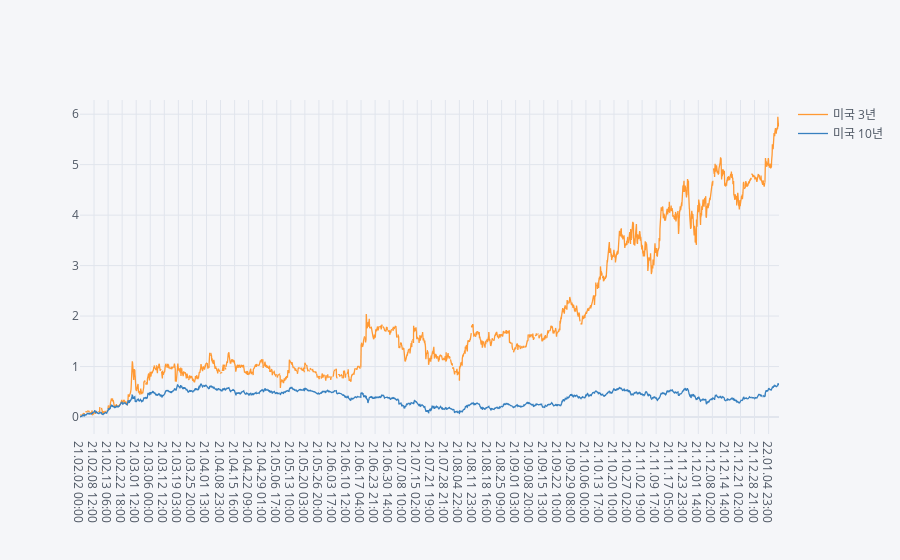

Source (notebook cell):
### Code cell
df = df_compare(['NYMEX:US3YT=X','NYMEX:US10YT=X'], '60', '2021-02-02 00:00:00')
index_chart(df)

### Figure 1 — Plotly figure (JSON) as saved in the notebook; plotly's stock layout.template omitted (floating-point values rounded to 4 significant figures; data arrays with more than 128 entries replaced by an {"elided": "..."} marker saying what was removed)
{"data": [{"line": {"color": "rgba(255, 153, 51, 1.0)", "dash": "solid", "shape": "linear", "width": 1.3}, "mode": "lines", "name": "미국 3년", "text": "", "type": "scatter", "x": {"elided": "5373 str values"}, "y": {"elided": "5373 mixed values"}}, {"line": {"color": "rgba(55, 128, 191, 1.0)", "dash": "solid", "shape": "linear", "width": 1.3}, "mode": "lines", "name": "미국 10년", "text": "", "type": "scatter", "x": {"elided": "5373 str values"}, "y": {"elided": "5373 mixed values"}}], "layout": {"legend": {"bgcolor": "#F5F6F9", "font": {"color": "#4D5663"}}, "paper_bgcolor": "#F5F6F9", "plot_bgcolor": "#F5F6F9", "title": {"font": {"color": "#4D5663"}}, "xaxis": {"gridcolor": "#E1E5ED", "showgrid": true, "tickfont": {"color": "#4D5663"}, "title": {"font": {"color": "#4D5663"}, "text": ""}, "zerolinecolor": "#E1E5ED"}, "yaxis": {"gridcolor": "#E1E5ED", "showgrid": true, "tickfont": {"color": "#4D5663"}, "title": {"font": {"color": "#4D5663"}, "text": ""}, "zerolinecolor": "#E1E5ED"}}}
